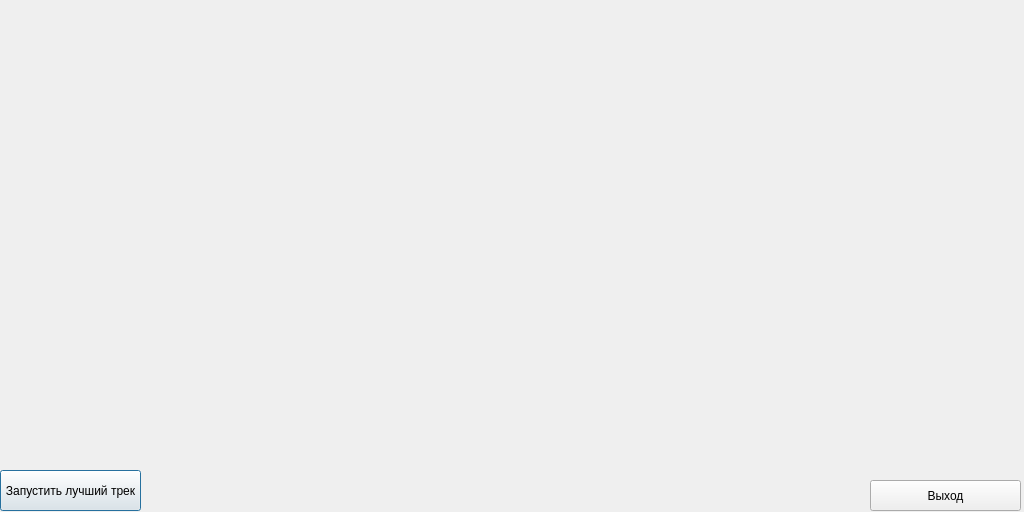
<?xml version="1.0" encoding="UTF-8"?>
<ui version="4.0">
 <class>Dialog</class>
 <widget class="QDialog" name="Dialog">
  <property name="geometry">
   <rect>
    <x>0</x>
    <y>0</y>
    <width>1024</width>
    <height>512</height>
   </rect>
  </property>
  <property name="windowTitle">
   <string>Dialog</string>
  </property>
  <widget class="QPushButton" name="pushButton">
   <property name="geometry">
    <rect>
     <x>0</x>
     <y>470</y>
     <width>141</width>
     <height>41</height>
    </rect>
   </property>
   <property name="text">
    <string>Запустить лучший трек</string>
   </property>
   <property name="autoExclusive">
    <bool>false</bool>
   </property>
   <property name="flat">
    <bool>false</bool>
   </property>
  </widget>
  <widget class="QPushButton" name="pushButton_2">
   <property name="geometry">
    <rect>
     <x>870</x>
     <y>480</y>
     <width>151</width>
     <height>31</height>
    </rect>
   </property>
   <property name="text">
    <string>Выход</string>
   </property>
  </widget>
 </widget>
 <resources/>
 <connections/>
</ui>
